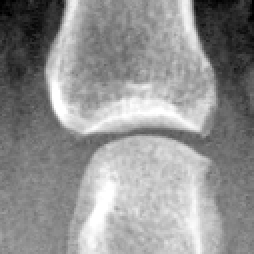
#> input picture sample/sample-fixed.bmp, 127 x 127 px (shown 2 times larger)
$ python -i library.py   (imports and definitions only)   (older library calls are emulated)
#> lines starting #> are read from the running program, lines starting #| are printed output that depends on the picture
#> further down, picture is the input picture: shape (127, 127, 3); min 0, max 255, mean 145.6
import cv2
import numpy as np
import scipy.fftpack
from scipy.optimize import leastsq
from skimage import morphology

# [69 lines left out: functions PIPOC, poc, pocFun, pocfunc_model, not called in this run]


'''
# 沟壑检测图像        gully detection function (Fig.2) (Fig.1 step 4)
# 生成沟壑概率图       task: detect the depth of each point
# img 输入图像（灰度图）     parameter: img: input image(gray)
# 返回值 沟壑概率图     return: gully depth map (Detailed description you can find in paper)
'''
def gullyDetect(img, maxWidth = 7):
    # 图像大小      image size
#> called with maxWidth = 7
    imgShape = img.shape
#> imgShape = (127, 127, 3)
    imgShape = (imgShape[1], imgShape[0])
#> imgShape = (127, 127)
    # 横向相加      filter (Paper Fig.2 (b))
    horizon = img + cv2.warpAffine(img, np.float32([[1, 0, 1], [0, 1, 0]]), imgShape) / 2 + cv2.warpAffine(img, np.float32([[1, 0, -1], [0, 1, 0]]), imgShape) / 2
    # 高度为3的检测窗口     Upper part and lower part of gully depth map with 3pixel width
    medArr1 = cv2.warpAffine(horizon, np.float32([[1, 0, 0], [0, 1, 1]]), imgShape) - horizon
    medArr2 = cv2.warpAffine(horizon, np.float32([[1, 0, 0], [0, 1, -1]]), imgShape) - horizon
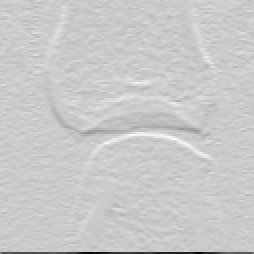
#> medArr2: shape (127, 127, 3) float64 (shown 2 times larger); min -478, max 124.5, mean -1.5; drawn with min black and max white
    # 沟壑概率图像        gully depth map with 3pixel width (Paper Fig.2 (c) g3(x,y))
    resArr = np.where(medArr1 > medArr2, medArr2, medArr1)
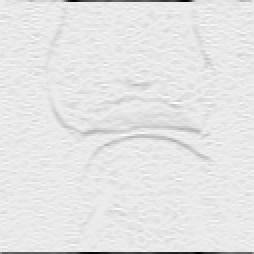
#> resArr: shape (127, 127, 3) float64 (shown 2 times larger); min -478, max 38.5, mean -13.2; drawn with min black and max white
    # cv2.imwrite('training data/jointData/4_2/2016.08.01_L_0.bmp', resArr*6)
    # 缩放高度 进行检测     gully depth map with any width
    vertical1 = horizon.copy()
    vertical2 = horizon.copy()
    medArr = horizon.copy()
    for i in range(maxWidth//2):
        # 纵向合并加快运算      Upper part and lower part of gully depth map
        vertical1 = cv2.warpAffine(vertical1, np.float32([[1, 0, 0], [0, 1, 1]]), imgShape)
        vertical2 = cv2.warpAffine(vertical2, np.float32([[1, 0, 0], [0, 1, -1]]), imgShape)
        medArr = medArr + vertical1 + vertical2
        # 当前检测窗口高度      gully depth map width i
        num = (i * 2 + 3)
        medArr1 = cv2.warpAffine(medArr, np.float32([[1, 0, 0], [0, 1, num]]), imgShape) - medArr
        medArr2 = cv2.warpAffine(medArr, np.float32([[1, 0, 0], [0, 1, -num]]), imgShape) - medArr
        medArr3 = np.where(medArr1 > medArr2, medArr2, medArr1) / num
        # cv2.imwrite('d01-04-Parts/17112118_d01-04-distance_'+str(i*2+3)+'.jpg', medArr3)
        resArr = np.where(resArr > medArr3, resArr, medArr3)
#> this loop made 3 passes
#> pass 1, in gullyDetect, `medArr1 = cv2.warpAffine(medArr, np.float32([[1, 0, 0], [0, 1, num]]),..`:
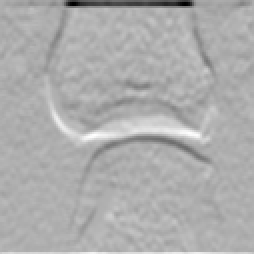
#> medArr1: shape (127, 127, 3) float64 (shown 2 times larger); min -1421, max 635, mean -21.7; drawn with min black and max white
#> after the loop:
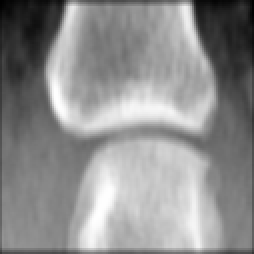
#> medArr: shape (127, 127, 3) float64 (shown 2 times larger); min 16, max 3570, mean 2008.3; drawn with min black and max white
#> after the loop:
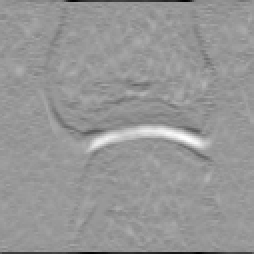
#> resArr: shape (127, 127, 3) float64 (shown 2 times larger); min -276.5, max 186, mean -2.9; drawn with min black and max white
#> after the loop:
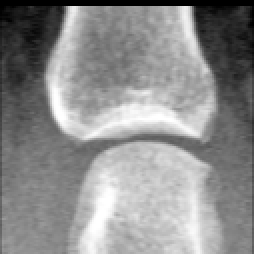
#> vertical1: shape (127, 127, 3) float64 (shown 2 times larger); min 0, max 510, mean 282.4; drawn with min black and max white
#> after the loop:
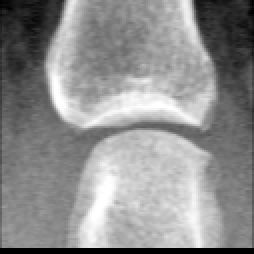
#> vertical2: shape (127, 127, 3) float64 (shown 2 times larger); min 0, max 510, mean 286; drawn with min black and max white
    # 精度为小数点后一位 过长的精度可能导致计算错误       The accuracy of the result is one decimal place
    # cv2.imwrite('training data/jointData/2016.08.01_L_A.bmp', resArr * 6)
    # cv2.imwrite('2.jpg', resArr * 3)
    resArr = resArr * 10
    resArr = resArr.astype(np.int64)
    return resArr


'''
# 根据沟壑概率图对图像进行横向分割      image segmentation (Fig.3)(Fig.1 step 4)
# gullyPro 输入的沟壑概率图     parameter: gullyPro: gully depth map
# 返回值 分割为两部分的图像     return: upper and lower bones
'''
# [43 lines left out: function separation, not called in this run]

>>> import cv2
>>> picture = cv2.imread('../../sample/sample-fixed.bmp')
>>> result = gullyDetect(picture)
